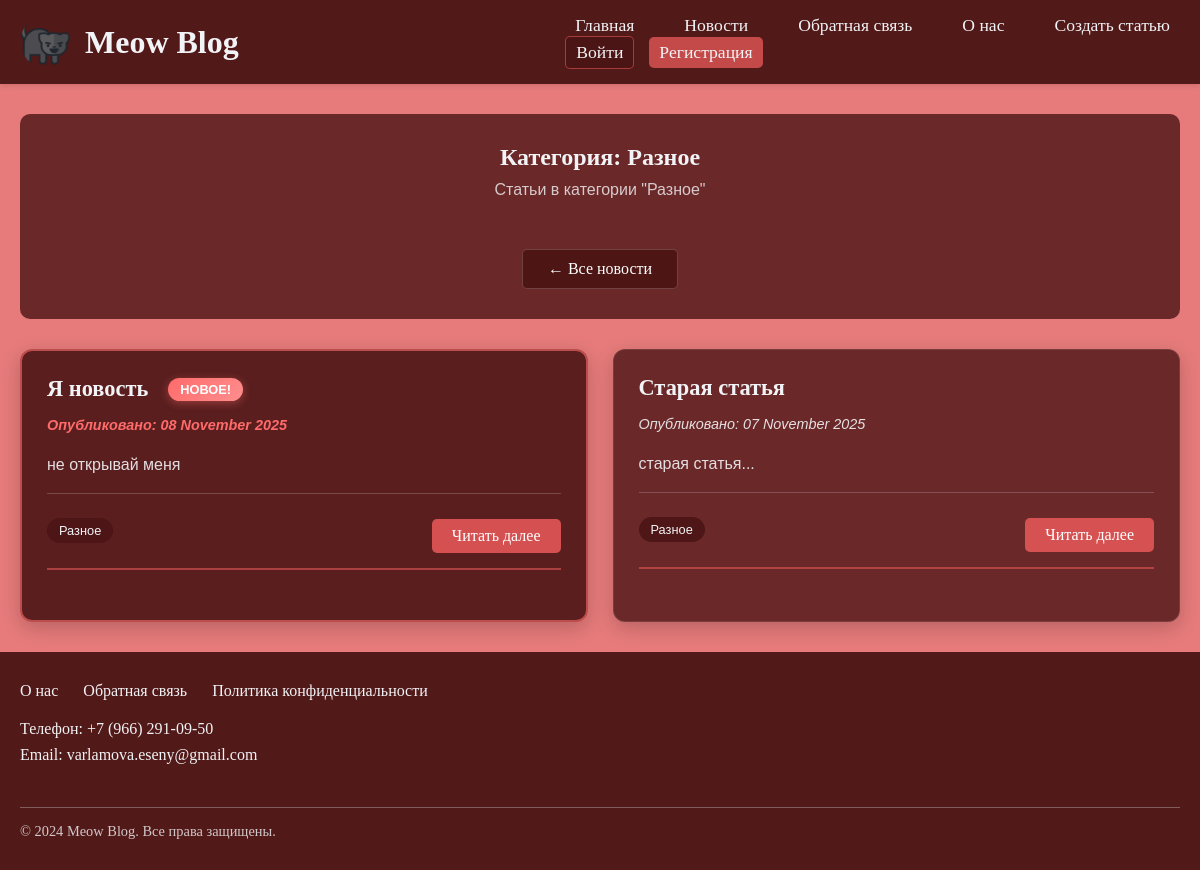
Screenshot of /category/Разное with the database file from the repository.
### main.py (models this page shows, shortened)
class Article(db.Model):
    __tablename__ = 'articles'
    id = db.Column(db.Integer, primary_key=True)
    title = db.Column(db.String(200), nullable=False)
    text = db.Column(db.Text, nullable=False)
    created_date = db.Column(db.DateTime, default=get_local_datetime)
    category = db.Column(db.String(50), nullable=False, default='Разное')
    excerpt = db.Column(db.Text)
    user_id = db.Column(db.Integer, db.ForeignKey('users.id'), nullable=False)
    comments = db.relationship('Comment', backref='article', lazy=True, cascade='all, delete-orphan')

### main.py (the view)
@app.route('/category/<category_name>')
def category_news(category_name):
    articles = Article.query.filter_by(category=category_name).order_by(Article.created_date.desc()).all()
    return render_template('category_news.html',
                           articles=[article_to_dict(article) for article in articles],
                           category_name=category_name,
                           is_today_article=is_today_article,
                           current_date=date.today())

### main.py (called while the page is built)
def article_to_dict(article):
    return {
        'id': article.id,
        'title': article.title,
        'date': article.created_date.strftime('%d %B %Y'),
        'excerpt': article.excerpt or article.text[:100] + '...',
        'content': f'<p>{article.text}</p>',
        'author_id': article.user_id,
        'category': article.category,
        'author_name': article.author.name
    }

def is_today_article(article_date):
    try:
        if isinstance(article_date, str):
            article_datetime = datetime.strptime(article_date, '%d %B %Y')
            return article_datetime.date() == date.today()
        elif isinstance(article_date, datetime):
            return article_date.date() == date.today()
        return False
    except (ValueError, AttributeError) as e:
        print(f"Ошибка при проверке даты: {e}")
        return False

### templates/category_news.html (shortened to what this page needs)
{% extends "base.html" %}
{% block content %}
<div class="category-news">
    <div class="category-header">
        <h2>Категория: {{ category_name }}</h2>
        <p>Статьи в категории "{{ category_name }}"</p>
        <a href="{{ url_for('news') }}" class="back-to-news">← Все новости</a>
    </div>
    {% if articles %}
    <div class="news-list">
        {% for article in articles %}
        <article class="news-item {% if is_today_article(article.date) %}today{% endif %}">
            <div class="news-header">
                <div class="news-title-wrapper">
                    <h3>{{ article.title }}</h3>
                    {% if is_today_article(article.date) %}
                    <span class="new-badge">Новое!</span>
                    {% endif %}
                </div>
            </div>
            <p class="news-date {% if is_today_article(article.date) %}today{% endif %}">
                Опубликовано: {{ article.date }}
            </p>
            <p class="news-excerpt">{{ article.excerpt }}</p>
            <div class="article-meta">
                <span class="article-category-badge">{{ article.category }}</span>
                <a href="{{ url_for('news_article', id=article.id) }}" class="read-more">Читать далее</a>
            </div>
        </article>
        {% endfor %}
    </div>
    {% else %}
    <div class="no-articles">
        <p>В категории "{{ category_name }}" пока нет статей.</p>
        <a href="{{ url_for('create_article') }}" class="back-link">Создать первую статью</a>
    </div>
    {% endif %}
</div>
{% endblock %}

### static/style.css (style rules this page uses)
* { margin: 0; padding: 0; box-sizing: border-box; }
body { background-color: rgba(225, 87, 87, 0.779); min-height: 100vh; display: flex; flex-direction: column; font-family: Arial, sans-serif; }
p, h1, h2, h3, h4, h5, h6 { font-family: clickclack; color: rgb(242, 243, 246); }
.news-list { display: grid; grid-template-columns: repeat(auto-fit, minmax(350px, 1fr)); gap: 25px; margin-top: 20px; }
.news-item { background-color: rgba(75, 20, 20, 0.8); padding: 25px; border-radius: 12px; box-shadow: 0 6px 20px rgba(0, 0, 0, 0.2); border: 1px solid rgba(242, 243, 246, 0.1); transition: transform 0.3s ease, box-shadow 0.3s ease; backdrop-filter: blur(10px); }
.news-item h3 { color: rgb(242, 243, 246); font-size: 1.4rem; margin-bottom: 12px; border-bottom: 2px solid rgba(225, 87, 87, 0.6); padding-bottom: 8px; }
.news-date { color: rgba(242, 243, 246, 0.8); font-family: Arial, sans-serif; font-size: 0.9rem; margin-bottom: 15px; font-style: italic; }
.news-item p { color: rgba(242, 243, 246, 0.9); line-height: 1.6; margin-bottom: 15px; }
.news-excerpt { font-family: Arial, sans-serif; color: rgba(242, 243, 246, 0.8); font-size: 1rem; }
.read-more { display: inline-block; background-color: rgba(225, 87, 87, 0.9); color: white; padding: 8px 20px; text-decoration: none; border-radius: 5px; font-family: clickclack; transition: background-color 0.3s ease; margin-top: 10px; }
.article-meta { display: flex; justify-content: space-between; align-items: center; margin-bottom: 25px; padding-bottom: 15px; border-bottom: 2px solid rgba(225, 87, 87, 0.6); }
.back-to-news { display: inline-block; background-color: rgba(75, 20, 20, 0.9); color: white; padding: 10px 25px; text-decoration: none; border-radius: 5px; font-family: clickclack; transition: background-color 0.3s ease; margin-top: 30px; border: 1px solid rgba(242, 243, 246, 0.2); }
.new-badge { display: inline-block; background: linear-gradient(135deg, #ff6b6b, #ff8e8e); color: white; padding: 4px 12px; border-radius: 20px; font-family: Arial, sans-serif; font-size: 0.8rem; font-weight: bold; text-transform: uppercase; margin-left: 10px; animation: pulse 2s infinite; box-shadow: 0 2px 8px rgba(255, 107, 107, 0.4); }
.news-item { position: relative; background-color: rgba(75, 20, 20, 0.8); padding: 25px; border-radius: 12px; box-shadow: 0 6px 20px rgba(0, 0, 0, 0.2); border: 1px solid rgba(242, 243, 246, 0.1); transition: transform 0.3s ease, box-shadow 0.3s ease; backdrop-filter: blur(10px); }
.news-item.today { border: 2px solid rgba(255, 107, 107, 0.6); background-color: rgba(75, 20, 20, 0.9); }
.news-header { display: flex; align-items: flex-start; justify-content: space-between; margin-bottom: 12px; }
.news-title-wrapper { flex: 1; display: flex; align-items: center; flex-wrap: wrap; gap: 10px; }
.news-item h3 { color: rgb(242, 243, 246); font-size: 1.4rem; margin-bottom: 0; border-bottom: none; padding-bottom: 0; }
.news-date.today { color: #ff6b6b; font-weight: bold; }
.article-meta { display: flex; justify-content: space-between; align-items: center; margin-top: 15px; padding-top: 15px; border-top: 1px solid rgba(242, 243, 246, 0.2); }
.article-category-badge { background-color: rgba(75, 20, 20, 0.9); color: rgb(242, 243, 246); padding: 5px 12px; border-radius: 15px; font-family: Arial, sans-serif; font-size: 0.8rem; }
.category-header { text-align: center; margin-bottom: 30px; padding: 30px; background-color: rgba(75, 20, 20, 0.8); border-radius: 10px; backdrop-filter: blur(10px); }
.category-header h2 { color: rgb(242, 243, 246); margin-bottom: 10px; }
.category-header p { color: rgba(242, 243, 246, 0.8); font-family: Arial, sans-serif; margin-bottom: 20px; }

### rows the page displays
Article: title "Я новость", excerpt "не открывай меня", category "Разное"
Article: title "Старая статья", excerpt "старая статья...", category "Разное"

### other values shown
{{ category_name }} "Разное"
{{ article.date }} "08 November 2025" "07 November 2025"
